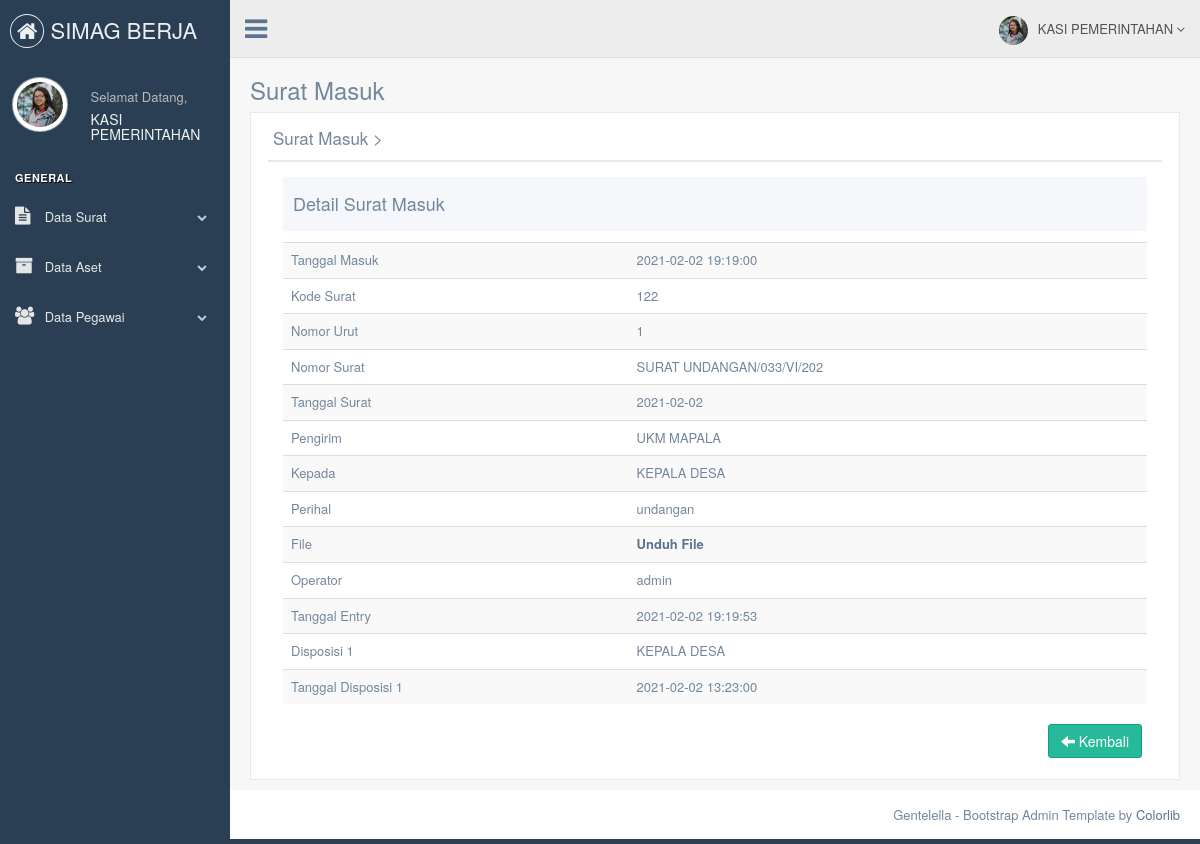
Screenshot of /bagian/detail-suratmasuk.php?id_suratmasuk=11 (signed in) with the database file from the repository.
### tables this page shows
CREATE TABLE `tb_bagian` (
  `id_bagian` int(11) NOT NULL,
  `nama_bagian` varchar(120) NOT NULL,
  `username_admin_bagian` varchar(50) NOT NULL,
  `password_bagian` varchar(50) NOT NULL,
  `nama_lengkap` varchar(70) NOT NULL,
  `tanggal_lahir_bagian` date NOT NULL,
  `alamat` text NOT NULL,
  `nik_bagian` varchar(16) NOT NULL,
  `gambar` varchar(255) NOT NULL
);

CREATE TABLE `tb_suratmasuk` (
  `id_suratmasuk` int(11) NOT NULL,
  `tanggalmasuk_suratmasuk` datetime NOT NULL DEFAULT current_timestamp(),
  `kode_suratmasuk` varchar(10) NOT NULL,
  `nomorurut_suratmasuk` varchar(7) NOT NULL,
  `nomor_suratmasuk` varchar(25) NOT NULL,
  `tanggalsurat_suratmasuk` date NOT NULL,
  `pengirim` varchar(255) NOT NULL,
  `kepada_suratmasuk` varchar(255) NOT NULL,
  `perihal_suratmasuk` text NOT NULL,
  `file_suratmasuk` varchar(255) NOT NULL,
  `operator` varchar(50) NOT NULL,
  `tanggal_entry` datetime NOT NULL DEFAULT current_timestamp(),
  `disposisi1` varchar(50) NOT NULL,
  `tanggal_disposisi1` datetime NOT NULL DEFAULT current_timestamp()
);

### bagian/detail-suratmasuk.php (the view, shortened to what this page needs)
<!DOCTYPE html>
<html lang="en">
  <head>
    <link href="../assets/vendors/bootstrap/dist/css/bootstrap.min.css" rel="stylesheet">
    <link href="../assets/vendors/font-awesome/css/font-awesome.min.css" rel="stylesheet">
    <link href="../assets/vendors/nprogress/nprogress.css" rel="stylesheet">
    <link href="../assets/vendors/iCheck/skins/flat/green.css" rel="stylesheet">
    <link href="../assets/vendors/google-code-prettify/bin/prettify.min.css" rel="stylesheet">
    <link href="../assets/vendors/select2/dist/css/select2.min.css" rel="stylesheet">
    <link href="../assets/vendors/switchery/dist/switchery.min.css" rel="stylesheet">
    <link href="../assets/vendors/bootstrap-daterangepicker/daterangepicker.css" rel="stylesheet">
    <link href="../assets/vendors/bootstrap-datetimepicker/build/css/bootstrap-datetimepicker.css" rel="stylesheet">
    <link href="../assets/vendors/starrr/dist/starrr.css" rel="stylesheet">
    <link href="../assets/vendors/bootstrap-daterangepicker/daterangepicker.css" rel="stylesheet">
    <link href="../assets/build/css/custom.min.css" rel="stylesheet">
  </head>
  <body class="nav-md">
    <div class="container body">
      <div class="main_container">
        <?php
        include("sidebarmenu.php");
        ?>
        <?php
        include("header.php");
        ?>
        <div class="right_col" role="main">
          <div class="">
            <div class="page-title">
              <div class="title_left">
                <h3>Surat Masuk</h3>
              </div>
            </div>
            <div class="clearfix"></div>
            <div class="row">
              <div class="col-md-12 col-sm-12 col-xs-12">
                <div class="x_panel">
                  <div class="x_title">
                    <h2>Surat Masuk ><small>Detail Surat Masuk</small></h2>
                    <div class="clearfix"></div>
                  </div>
                     <?php include '../koneksi/koneksi.php';
                     $id			= mysqli_real_escape_string($db,$_GET['id_suratmasuk']);
                     $sql  		= "SELECT * FROM tb_suratmasuk where id_suratmasuk='".$id."'";
                     $query  	= mysqli_query($db, $sql);
                     $data 		= mysqli_fetch_array($query);?>
                  <div class="x_content">
                    <div class="col-md-12 col-sm-12 col-xs-12">
                      <div class="profile_title">
                        <div class="col-md-6">
                          <h2>Detail Surat Masuk </h2>
                        </div>
                      </div>
                      <div class="x_content">
                    </div>
                    <table class="table table-striped">
                      <tbody>
                        <tr>
                          <td width="40%">Tanggal Masuk</td>
                          <td><?php echo $data['tanggalmasuk_suratmasuk']?></td>
                        </tr>
                        <tr>
                          <td>Kode Surat</td>
                          <td><?php echo $data['kode_suratmasuk']?></td>
                        </tr>
                        <tr>
                          <td>Nomor Urut</td>
                          <td><?php echo $data['nomorurut_suratmasuk']?></td>
                        </tr>
                        <tr>
                          <td>Nomor Surat</td>
                          <td><?php echo $data['nomor_suratmasuk']?></td>
                        </tr>
                        <tr>
                          <td>Tanggal Surat</td>
                          <td><?php echo $data['tanggalsurat_suratmasuk']?></td>
                        </tr>
                        <tr>
                          <td>Pengirim</td>
                          <td><?php echo $data['pengirim']?></td>
                        </tr>
                        <tr>
                          <td>Kepada</td>
                          <td><?php echo $data['kepada_suratmasuk']?></td>
                        </tr>
                        <tr>
                          <td>Perihal</td>
                          <td><?php echo $data['perihal_suratmasuk']?></td>
                        </tr>
                        <tr>
                          <td>File</td>
                          <td><a href= "<?php echo '../admin/surat_masuk/'.$data['file_suratmasuk'].''?>"><b>Unduh File</b></a></td>
                        </tr>
                        <tr>
                          <td>Operator</td>
                          <td><?php echo $data['operator']?></td>
                        </tr>
                        <tr>
                          <td>Tanggal Entry</td>
                          <td><?php echo $data['tanggal_entry']?></td>
                        </tr>
                        <tr>
                          <td>Disposisi 1</td>
                          <td><?php echo $data['disposisi1']?></td>
                        </tr>
                        <tr>
                          <td>Tanggal Disposisi 1</td>
                          <td><?php echo $data['tanggal_disposisi1']?></td>
                        </tr>
                      </tbody>
                    </table>
                    <div class="text-right">
                   <a href="datasuratmasuk.php" class="btn btn-success"><span class="glyphicon glyphicon-arrow-left"></span> Kembali</a></div>
                  </div>
                    </div>
                  </div>
                </div>
              </div>
            </div>
          </div>
        </div>
        <footer>
          <div class="pull-right">
            Gentelella - Bootstrap Admin Template by <a href="https://colorlib.com">Colorlib</a>
          </div>
          <div class="clearfix"></div>
        </footer>
      </div>
  </body>
</html>

### bagian/sidebarmenu.php (shortened to what this page needs)
<?php
	 include '../koneksi/koneksi.php';
			$sql  		= "SELECT * FROM tb_bagian where id_bagian='".$_SESSION['id']."'";
			$query  	= mysqli_query($db, $sql);
			$data 		= mysqli_fetch_array($query);
      ?>
      <div class="col-md-3 left_col">
        <div class="left_col scroll-view">
          <div class="navbar nav_title" style="border: 0;">
            <a href="index.php" class="site_title"><i class="fa fa-home"></i> <span> SIMAG BERJA</span></a>
          </div>
          <div class="profile clearfix">
            <div class="profile_pic">
              <img src="images/<?php echo $data['gambar']; ?>" height="55" width="55" alt="" class="img-circle profile_img">
            </div>
            <div class="profile_info">
              <span>Selamat Datang,</span>
              <h2><?php echo $_SESSION['nama'];?></h2>
            </div>
          </div>
          <br />
          <div id="sidebar-menu" class="main_menu_side hidden-print main_menu">
            <div class="menu_section">
              <h3>General</h3>
              <ul class="nav side-menu">
                <li><a><i class="fa fa-file-text"></i> Data Surat <span class="fa fa-chevron-down"></span></a>
                </li>
                <li><a><i class="fa fa-archive"></i> Data Aset <span class="fa fa-chevron-down"></span></a>
                </li>
                <li><a><i class="fa fa-users"></i> Data Pegawai <span class="fa fa-chevron-down"></span></a>
                  </li>
              </ul>
            </div>
          </div>
        </div>
      </div>

### bagian/header.php (shortened to what this page needs)
<?php
include '../koneksi/koneksi.php';
$sql  		= "SELECT * FROM tb_bagian where id_bagian='".$_SESSION['id']."'";
$query  	= mysqli_query($db, $sql);
$data 		= mysqli_fetch_array($query);
?>
        <div class="top_nav">
          <div class="nav_menu">
            <nav>
              <div class="nav toggle">
                <a id="menu_toggle"><i class="fa fa-bars"></i></a>
              </div>
              <ul class="nav navbar-nav navbar-right">
                <li class="">
                  <a href="javascript:;" class="user-profile dropdown-toggle" data-toggle="dropdown" aria-expanded="false">
                    <img src="images/<?php echo $data['gambar']; ?>" alt=""><?php echo $_SESSION['nama'];?>
                    <span class=" fa fa-angle-down"></span>
                  </a>
                </li>
              </ul>
            </nav>
          </div>
        </div>

### rows the page displays
tb_bagian: gambar (picture)
tb_suratmasuk: tanggalmasuk_suratmasuk "2021-02-02 19:19:00", kode_suratmasuk "122", nomorurut_suratmasuk "1", nomor_suratmasuk "SURAT UNDANGAN/033/VI/202", tanggalsurat_suratmasuk "2021-02-02", pengirim "UKM MAPALA", kepada_suratmasuk "KEPALA DESA", perihal_suratmasuk "undangan", operator "admin", tanggal_entry "2021-02-02 19:19:53", disposisi1 "KEPALA DESA", tanggal_disposisi1 "2021-02-02 13:23:00"

### other values shown
$_SESSION['nama'] "KASI PEMERINTAHAN"
